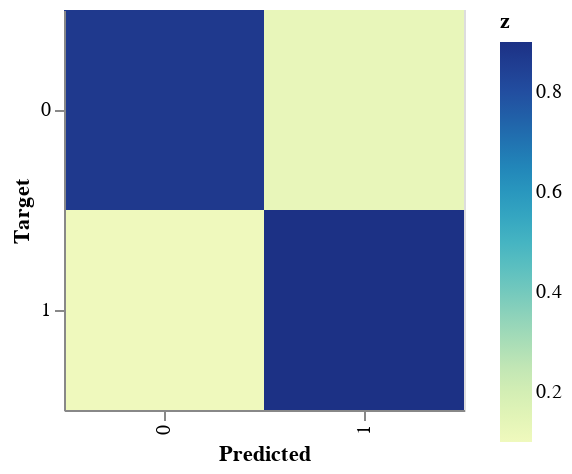

The cell this chart's notebook holds for it:
### Code cell
confusion_graph(confusion(blueWinModel, x_test, y_test, np.unique(y_test)), np.unique(y_test))

### Figure 1 — Vega-Lite specification as saved in the notebook (floating-point values rounded to 4 significant figures)
{"config": {"view": {"continuousWidth": 400, "continuousHeight": 300}}, "data": {"name": "data-1bb8ae7216d9a577bb3e57903c58e5d0"}, "mark": "rect", "encoding": {"color": {"type": "quantitative", "field": "z"}, "x": {"type": "nominal", "field": "x", "title": "Predicted"}, "y": {"type": "nominal", "field": "y", "title": "Target"}}, "height": 200, "width": 200, "$schema": "https://vega.github.io/schema/vega-lite/v4.8.1.json", "datasets": {"data-1bb8ae7216d9a577bb3e57903c58e5d0": [{"x": 0, "y": 0, "z": 0.8712}, {"x": 1, "y": 0, "z": 0.1288}, {"x": 0, "y": 1, "z": 0.09964}, {"x": 1, "y": 1, "z": 0.9004}]}}
